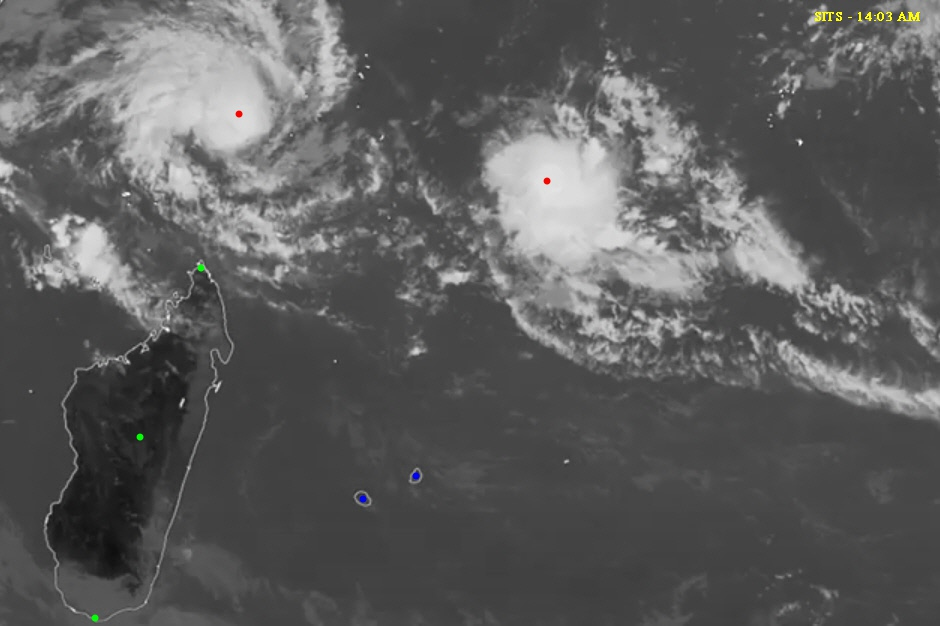
#> input picture 1.jpg, 940 x 626 px
$ python jigsolver.py 1.jpg
#> lines starting #> are read from the running program, lines starting #| are printed output that depends on the picture

from PIL import Image
import matplotlib.pyplot as plt
import numpy as np
import sys

n_input = sys.argv[1]
image = Image.open(n_input)
#> image is the input picture: PIL image 940x626 RGB; mean R, G, B 92.7, 92.7, 92.6
#plt.imshow(image)

copied_image = image.copy()
size = (500,500)

crop_image1 = image.crop((0,0,190,200))
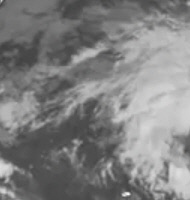
#> crop_image1: PIL image 190x200 RGB; mean R, G, B 128.7, 128.7, 128.7

crop_image1.convert('RGB')
width, height = crop_image1.size
#> width = 190; height = 200
for x in range(0, width):
    for y in range(0, height):
        r, g, b = crop_image1.getpixel((x,y))
        value = (r,b,g)
        crop_image1.putpixel((x, y), value)

crop_image1.thumbnail(size)
copied_image.paste(crop_image1,(0,200))


crop_image2 = image.crop((515,150,700,330))
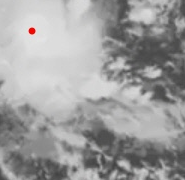
#> crop_image2: PIL image 185x180 RGB; mean R, G, B 158.1, 157.8, 157.8

transpose_image2 = crop_image2.transpose(Image.FLIP_LEFT_RIGHT)
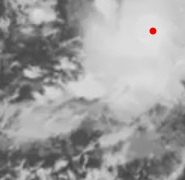
#> transpose_image2: PIL image 185x180 RGB; mean R, G, B 158.1, 157.8, 157.8
transpose_image2.thumbnail(size) # preserves aspect ratio
copied_image.paste(transpose_image2,(515,150))

crop_image3 = image.crop((0,200,190,410))
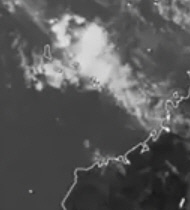
#> crop_image3: PIL image 190x210 RGB; mean R, G, B 88.4, 88.4, 88.4

transpose_image3 = crop_image3.transpose(Image.FLIP_TOP_BOTTOM)
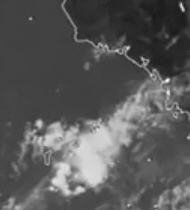
#> transpose_image3: PIL image 190x210 RGB; mean R, G, B 88.4, 88.4, 88.4
transpose_image3.thumbnail(size)
copied_image.paste(transpose_image3,(0,0))
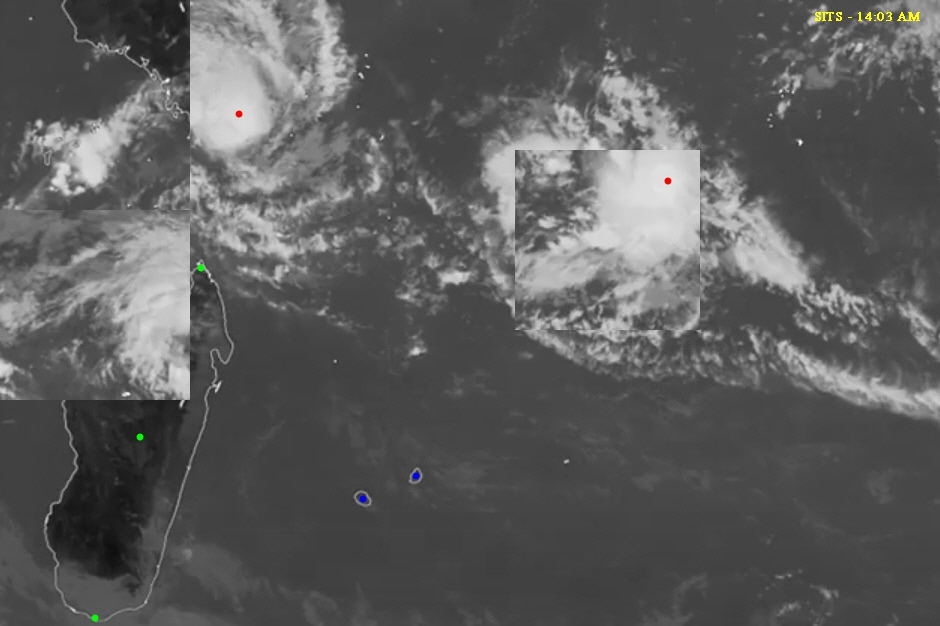
#> copied_image: PIL image 940x626 RGB; mean R, G, B 92.6, 92.6, 92.4

crop_image4 = image.crop((370,371,797,421))

transpose_image4 = crop_image4.transpose(Image.FLIP_TOP_BOTTOM)
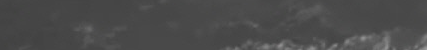
#> transpose_image4: PIL image 427x50 RGB; mean R, G, B 75.3, 75.3, 75.3
transpose_image4.thumbnail(size) # preserves aspect ratio
copied_image.paste(transpose_image4,(370,371))

crop_image5 = copied_image.crop((0,410,190,415))

transpose_image5 = crop_image5.transpose(Image.FLIP_TOP_BOTTOM)
transpose_image5.thumbnail(size) # preserves aspect ratio

copied_image.paste(transpose_image5,(0,405))

crop_image6 = copied_image.crop((0,395,190,400))

transpose_image6 = crop_image6.transpose(Image.FLIP_TOP_BOTTOM)
transpose_image6.thumbnail(size) # preserves aspect ratio

copied_image.paste(transpose_image6,(0,400))
copied_image.save("jigsolved.jpg")
#plt.imshow(copied_image)

$ run again, on jigsaw.jpg
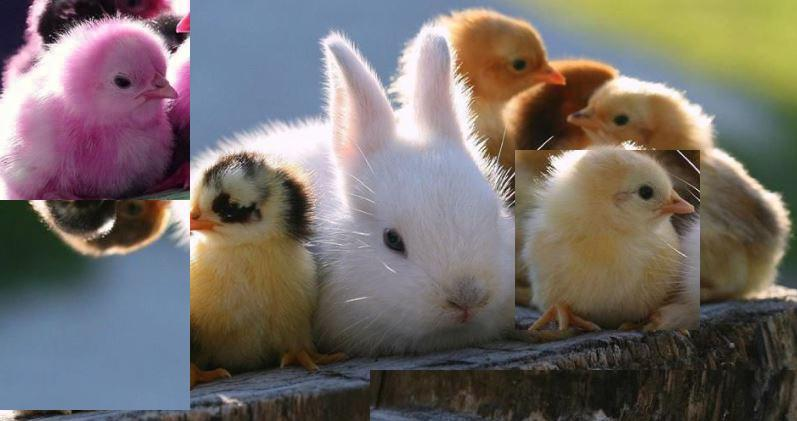
#> input picture jigsaw.jpg, 797 x 421 px
#> image is the input picture: PIL image 797x421 RGB; mean R, G, B 117.4, 109.7, 105.6
#> after the loop `for x in range(0, width):`:
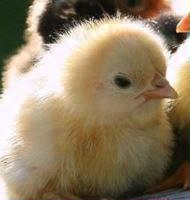
#> crop_image1: PIL image 190x200 RGB; mean R, G, B 143.7, 127.1, 101.2
#> `copied_image.paste(transpose_image5,(0,405))`:
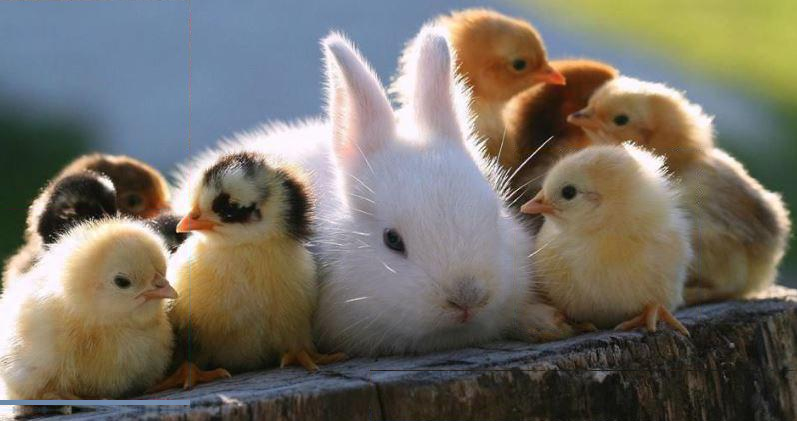
#> copied_image: PIL image 797x421 RGB; mean R, G, B 117.5, 112.8, 103.1
